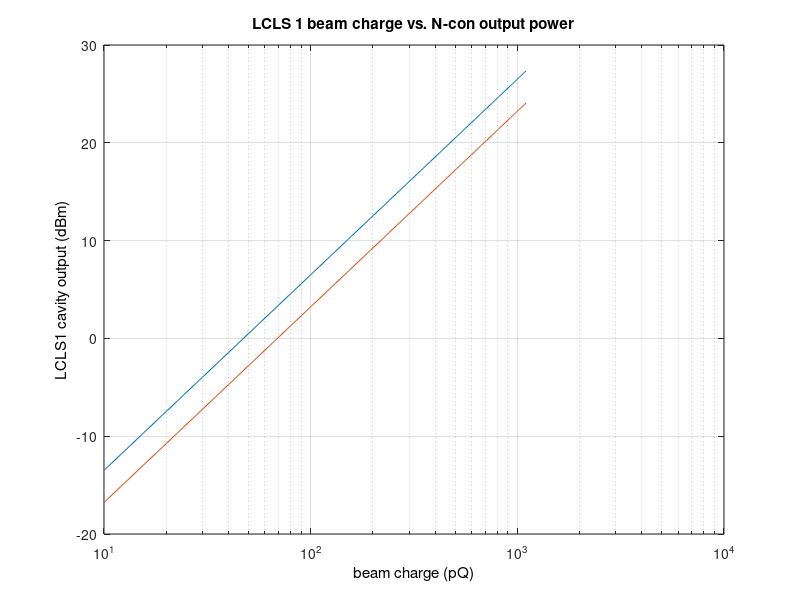
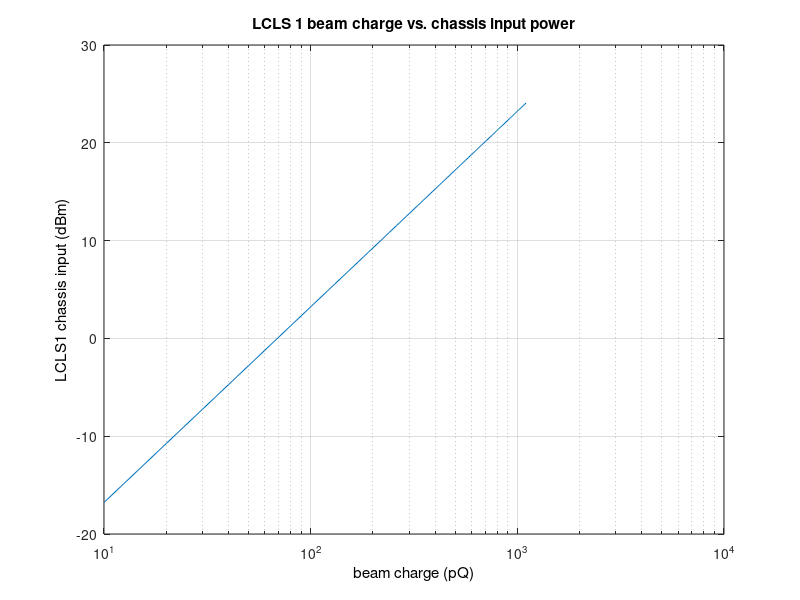
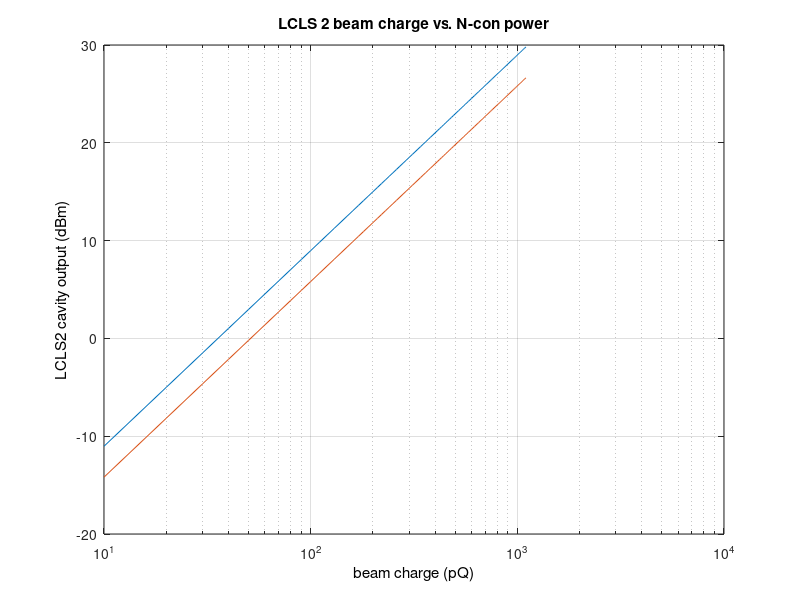
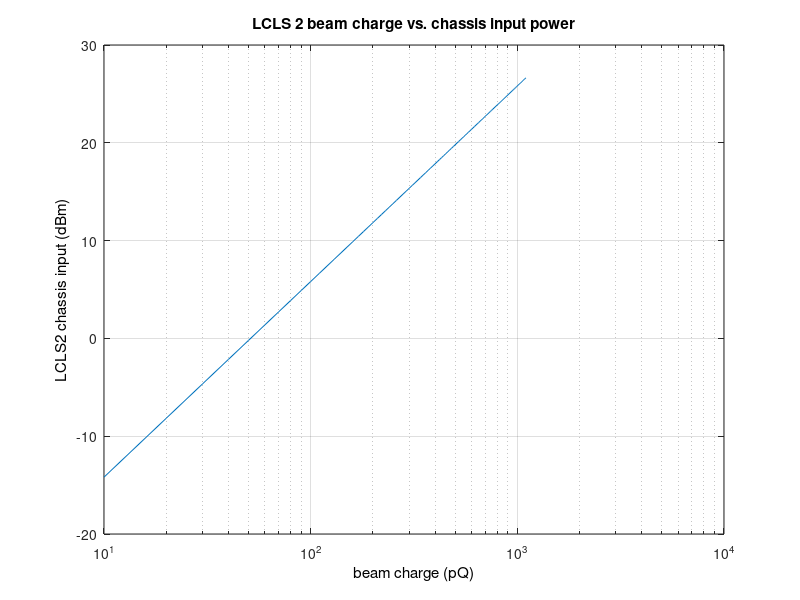

Here is the MATLAB script that generated these plots, in order:
close all;
clear all;

lcls_cable_loss = (0.28 + 3); % Insertion loss 12in - 0.28dB, 15ft - 3dB
lcls2_cable_loss = (0.26 + 2.9); % Insertion loss 12in - 0.28dB, 15ft - 3dB

% LCLS 1
q = 10e-12
fr = 2851.3e6;
w = fr*2*pi;
QL = 6898.4;
Q0 = 14233.6;
beta_val = (Q0/QL) - 1;
Qe = Q0/beta_val;
ROQ = 158.65;
Rsh = ROQ * Q0;
bw = fr/QL;
tau = 1/(2*pi*bw/2);

% LCLS 2
q = 10e-12
fr_LCLS2 = 2595.3e6;
w_LCLS2 = fr_LCLS2*2*pi;
Q0_LCLS2 = 13587.3;
QL_LCLS2 = Q0_LCLS2*2;
beta_val_LCLS2 = (Q0_LCLS2/QL_LCLS2) - 1;
Qe_LCLS2 = Q0_LCLS2/beta_val_LCLS2;
ROQ_LCLS2 = 157.4;
Rsh_LCLS2 = ROQ_LCLS2 * Q0_LCLS2;
bw_LCLS2 = fr_LCLS2/QL_LCLS2;
tau_LCLS2 = 1/(2*pi*bw_LCLS2/2);


q_min = 10e-12;
q_max = 1.1e-9;
q_step = 10e-12;
q = q_min:q_step:q_max;
V_cav_p_ary = zeros(length(q),2);
P_ext_pwr_ary = zeros(length(q),2);
P_per_sma_ary = zeros(length(q),2);
P_per_sma_dbm_ary = zeros(length(q),2);
% cav_ring_q_ary = zeros(length(q),length(t));

% for k = 1:length(q)
%     V_cav_p_ary(k,1) = ROQ * w * q(k);
%     P_ext_pwr_ary(k,1) = (V_cav_p_ary(k,1)^2) / (ROQ*Qe);
%     P_per_sma_ary(k,1) = P_ext_pwr_ary(k,1)/2;
% 
% end

for k = 1:length(q)
    V_cav_p_ary(k,1) = w * q(k);
    P_ext_pwr_ary(k,1) = 0.25 * ROQ * (1/Q0) * (V_cav_p_ary(k,1)^2);
    P_per_sma_ary(k,1) = P_ext_pwr_ary(k,1)/2;

end
for k = 1:length(q)
    V_cav_p_ary(k,2) = w_LCLS2 * q(k);
    P_ext_pwr_ary(k,2) = 0.25 * ROQ_LCLS2 * (1/Q0_LCLS2) * (V_cav_p_ary(k,2)^2) * (2.05);
    P_per_sma_ary(k,2) = P_ext_pwr_ary(k,2)/2;

end
P_per_sma_dbm_ary = 10.*log10(P_per_sma_ary./(1e-3));



% figure()
% plot(q./(1e-12), P_ext_pwr_ary(:,1)/(1e-3)); grid on;
% title('beam charge vs. Pwr output')
% set(get(gca, 'XLabel'), 'String', 'beam charge (pQ)');
% set(get(gca, 'YLabel'), 'String', 'mWatt');
% 
% figure()
% plot(q./(1e-12), P_per_sma_ary(:,1)/(1e-3)); grid on;
% title('beam charge vs. SMA power')
% set(get(gca, 'XLabel'), 'String', 'beam charge (pQ)');
% set(get(gca, 'YLabel'), 'String', 'mWatt');

figure()
semilogx(q./(1e-12), P_per_sma_dbm_ary(:,1)); hold on
semilogx(q./(1e-12), P_per_sma_dbm_ary(:,1)-lcls_cable_loss);
grid on;
title('LCLS 1 beam charge vs. N-con output power')
set(get(gca, 'XLabel'), 'String', 'beam charge (pQ)');
set(get(gca, 'YLabel'), 'String', 'LCLS1 cavity output (dBm)');

figure()
semilogx(q./(1e-12), P_per_sma_dbm_ary(:,1)-lcls_cable_loss); grid on;
title('LCLS 1 beam charge vs. chassis input power')
set(get(gca, 'XLabel'), 'String', 'beam charge (pQ)');
set(get(gca, 'YLabel'), 'String', 'LCLS1 chassis input (dBm)');

% figure()
% plot(q./(1e-12), P_ext_pwr_ary(:,2)/(1e-3)); grid on;
% title('beam charge vs. Pwr output')
% set(get(gca, 'XLabel'), 'String', 'beam charge (pQ)');
% set(get(gca, 'YLabel'), 'String', 'mWatt');
% 
% figure()
% plot(q./(1e-12), P_per_sma_ary(:,2)/(1e-3)); grid on;
% title('beam charge vs. SMA power')
% set(get(gca, 'XLabel'), 'String', 'beam charge (pQ)');
% set(get(gca, 'YLabel'), 'String', 'mWatt');

figure()
semilogx(q./(1e-12), P_per_sma_dbm_ary(:,2)); hold on
semilogx(q./(1e-12), P_per_sma_dbm_ary(:,2)-lcls2_cable_loss);
grid on;
title('LCLS 2 beam charge vs. N-con power')
set(get(gca, 'XLabel'), 'String', 'beam charge (pQ)');
set(get(gca, 'YLabel'), 'String', 'LCLS2 cavity output (dBm)');

figure()
semilogx(q./(1e-12), P_per_sma_dbm_ary(:,2)-lcls2_cable_loss); grid on;
title('LCLS 2 beam charge vs. chassis input power')
set(get(gca, 'XLabel'), 'String', 'beam charge (pQ)');
set(get(gca, 'YLabel'), 'String', 'LCLS2 chassis input (dBm)');